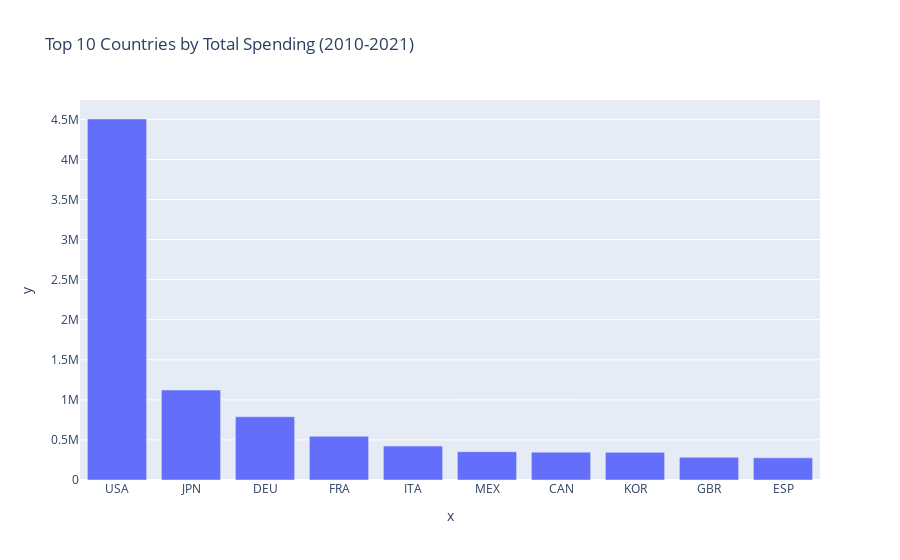

The notebook cell this image was saved under:
### Markdown cell above
# Global Comparison: Total Spend of Top Countries (2010-2021)
By comparing the countries with the highest total spend between 2010 and 2021, you can show that the most important countries (in terms of spending) are represented in the filtered dataset.
Countries with significant spending patterns will help justify that the 2010-2021 period captures the most relevant data.
Create=ing an interactive bar plot showing the total spend for countries between 2010 and 2021.

### Code cell
# Aggregate total spend by country for 2010-2021
country_spend = recent_years_data.groupby('LOCATION')['TOTAL_SPEND'].sum().sort_values(ascending=False)

# Bar plot for top countries by total spending
fig = px.bar(country_spend.head(10), x=country_spend.head(10).index, y=country_spend.head(10),
             title="Top 10 Countries by Total Spending (2010-2021)", labels={"TOTAL_SPEND": "Total Spending", "LOCATION": "Country"})
fig.show()

### Figure 1 — Plotly figure (JSON) as saved in the notebook; plotly's stock layout.template omitted (floating-point values rounded to 4 significant figures)
{"data": [{"alignmentgroup": "True", "hovertemplate": "x=%{x}<br>y=%{y}<extra></extra>", "legendgroup": "", "marker": {"color": "#636efa", "pattern": {"shape": ""}}, "name": "", "offsetgroup": "", "orientation": "v", "showlegend": false, "textposition": "auto", "type": "bar", "x": ["USA", "JPN", "DEU", "FRA", "ITA", "MEX", "CAN", "KOR", "GBR", "ESP"], "xaxis": "x", "y": [4505000.0, 1123000.0, 788900.0, 546100.0, 423200.0, 353100.0, 347600.0, 344800.0, 284100.0, 276600.0], "yaxis": "y"}], "layout": {"barmode": "relative", "legend": {"tracegroupgap": 0}, "title": {"text": "Top 10 Countries by Total Spending (2010-2021)"}, "xaxis": {"anchor": "y", "domain": [0, 1], "title": {"text": "x"}}, "yaxis": {"anchor": "x", "domain": [0, 1], "title": {"text": "y"}}}}
